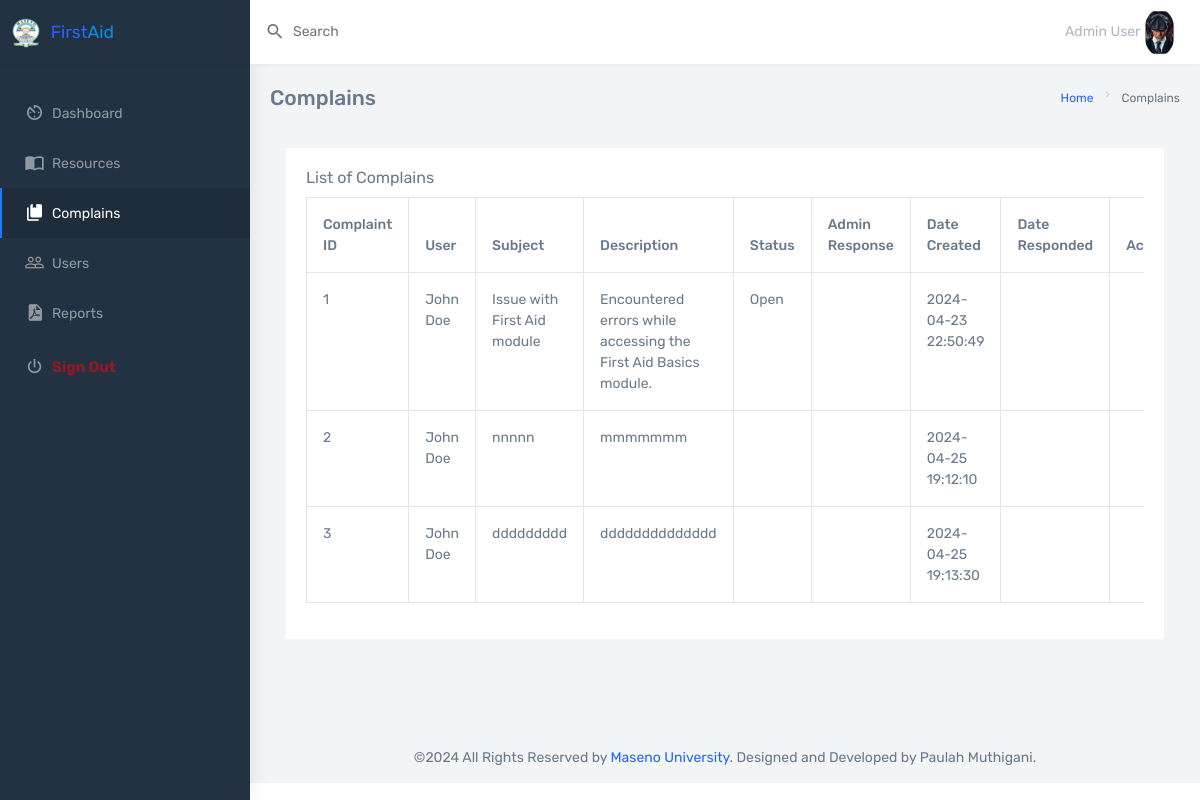
The page /dashboard/complains.php (signed in) on the database its author committed.
### tables this page shows
CREATE TABLE `Complaints` (
  `complaint_id` int(11) NOT NULL,
  `user_id` int(11) DEFAULT NULL,
  `subject` varchar(255) DEFAULT NULL,
  `description` text DEFAULT NULL,
  `status` varchar(50) DEFAULT NULL,
  `admin_response` text DEFAULT NULL,
  `date_created` timestamp NULL DEFAULT current_timestamp(),
  `date_responded` timestamp NULL DEFAULT NULL
);

### dashboard/complains.php (the view, shortened to what this page needs)
<?php
include '../server.php';
?>
<!DOCTYPE html>
<html dir="ltr" lang="en">
  <head>
    <?php include "_head.php"?>
  </head>
  <body>
    <?php include "_topbar.php"?>
    <?php include "_sidebar.php"?>
      <div class="page-wrapper">
        <div class="page-breadcrumb">
          <div class="row">
            <div class="col-5 align-self-center">
              <h4 class="page-title">Complains</h4>
            </div>
            <div class="col-7 align-self-center">
              <div class="d-flex align-items-center justify-content-end">
                <nav aria-label="breadcrumb">
                  <ol class="breadcrumb">
                    <li class="breadcrumb-item">
                      <a href="#">Home</a>
                    </li>
                    <li class="breadcrumb-item active" aria-current="page">
                      Complains
                    </li>
                  </ol>
                </nav>
              </div>
            </div>
          </div>
        </div>
        <div class="container-fluid">
          <div class="row p-3">
          <div class="col-12">
                    <div class="card">
                        <div class="card-body">
                            <h5 class="card-title">List of Complains</h5>
                            <div class="table-responsive">
                                <table id="dtBasicExample" class="table table-hover table-bordered table-sm"
                                    cellspacing="0" width="100%">
                                    <thead>
                                        <tr>
                                        <th>Complaint ID</th>
                                        <th>User</th>
                                        <th>Subject</th>
                                        <th>Description</th>
                                        <th>Status</th>
                                        <th>Admin Response</th>
                                        <th>Date Created</th>
                                        <th>Date Responded</th>
                                        <?php
               if ($_SESSION['role_name'] == 'Admin'){
              ?>
                                        <th>Action</th>
                                        <?php
                   }
              ?>
                                        </tr>
                                    </thead>
                                    <?php
$sql = "SELECT c.*, CONCAT(u.first_name, ' ', u.last_name) AS username
        FROM Complaints c
        INNER JOIN Users u ON c.user_id = u.user_id";
$result = mysqli_query($db, $sql);
if ($result) {
    if (mysqli_num_rows($result) > 0) {
        while ($row = mysqli_fetch_assoc($result)) {
            echo "<tr>
            <td>" . $row["complaint_id"] . "</td>
            <td>" . $row["username"] . "</td>
            <td>" . $row["subject"] . "</td>
            <td>" . $row["description"] . "</td>
            <td>" . $row["status"] . "</td>
            <td>" . $row["admin_response"] . "</td>
            <td>" . $row["date_created"] . "</td>
            <td>" . $row["date_responded"] . "</td>
            </tr>";
        }
        echo "</table>";
    } else {
        echo "0 results";
    }
} else {
    echo "Error executing the query: " . mysqli_error($db);
}
?>
                            </div>
                        </div>
                    </div>
                </div>
        </div>
        </div>
      <?php include "_footer.php"?>
      </div>
    </div>
  </body>
</html>

### rows shown on the page
complaints: complaint_id "1", username "John Doe", subject "Issue with First Aid module", description "Encountered errors while accessing the First Aid Basics module.", status "Open", date_created "2024-04-23 22:50:49"
complaints: complaint_id "2", username "John Doe", subject "nnnnn", description "mmmmmmm", date_created "2024-04-25 19:12:10"
complaints: complaint_id "3", username "John Doe", subject "ddddddddd", description "dddddddddddddd", date_created "2024-04-25 19:13:30"

### other values the page prints
$_SESSION['fname'] "Admin"
$_SESSION['lname'] "User"
